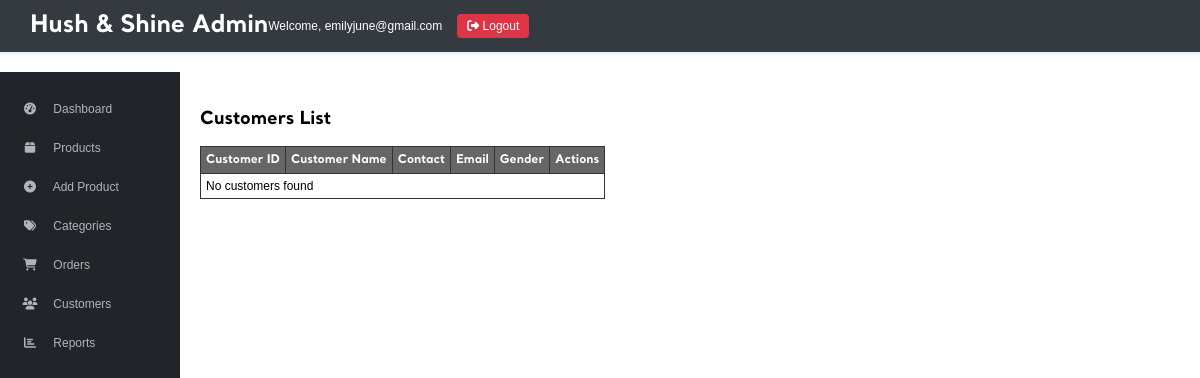
Page /admin/admin_customer.php (signed in) on the earlier database version.
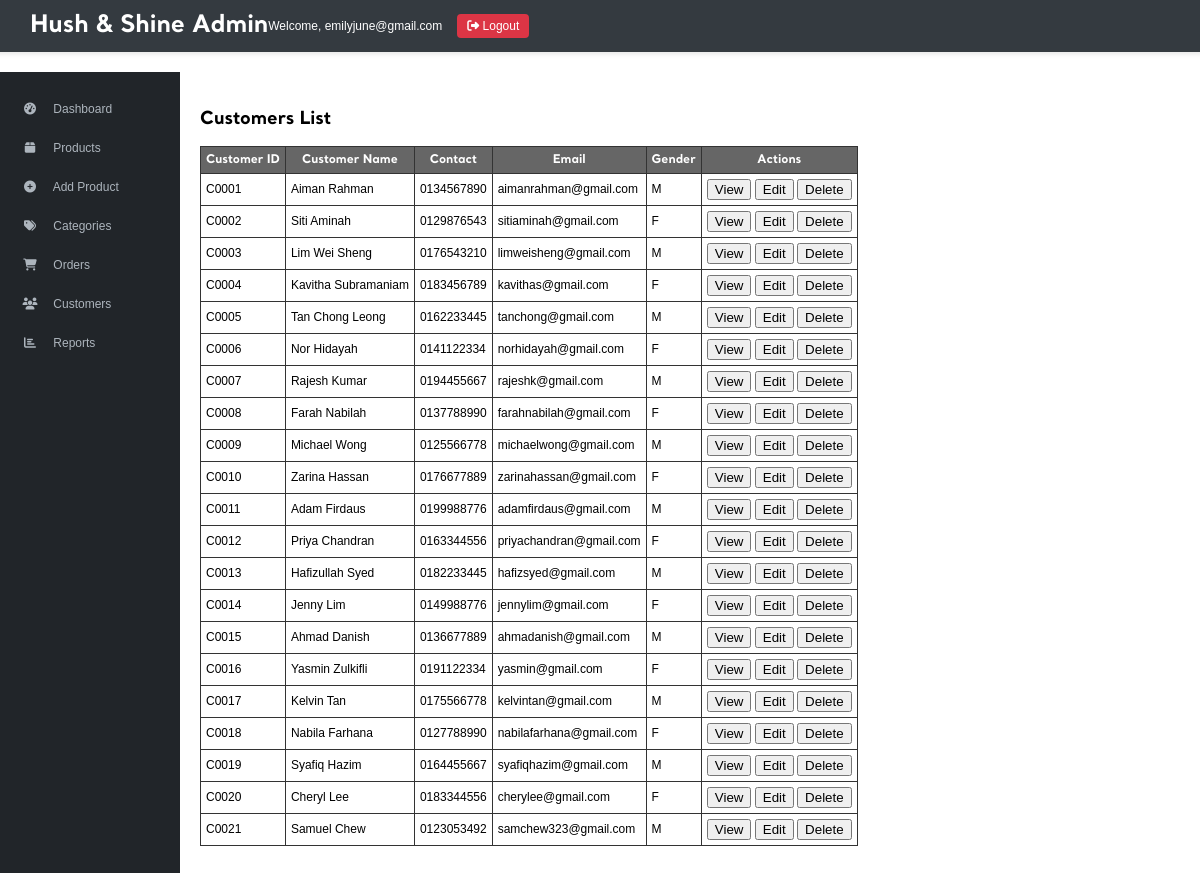
Same page on the later database version.
### tables this page shows
CREATE TABLE `customer` (
  `cust_id` char(5) NOT NULL,
  `cust_name` varchar(50) NOT NULL,
  `cust_contact` varchar(13) NOT NULL,
  `cust_email` varchar(50) NOT NULL,
  `cust_gender` char(1) NOT NULL,
  `cust_password` varchar(100) NOT NULL
);

### admin/admin_customer.php (the view, shortened to what this page needs)
<?php
require_once '../_base.php';
include '../_head.php';
?>
    <div class="admin-container">
        <main class="admin-main">
            <?php
                try {
                    $stmt = $_db->query("SELECT cust_id, cust_name, cust_contact, cust_email, cust_gender
                                        FROM customer
                                        ORDER BY cust_id ASC");
                    $customers = $stmt->fetchAll(PDO::FETCH_ASSOC);
                } catch (PDOException $e) {
                    echo "Database error: " . $e->getMessage();
                    exit;
                }
                ?>
                <h2>Customers List</h2>
                <table class="table">
                    <thead>
                        <tr>
                            <th>Customer ID</th>
                            <th>Customer Name</th>
                            <th>Contact</th>
                            <th>Email</th>
                            <th>Gender</th>
                            <th>Actions</th>
                        </tr>
                    </thead>
                    <tbody>
                        <?php if (count($customers) > 0): ?>
                            <?php foreach ($customers as $customer): ?>
                                <tr>
                                    <td><?= htmlspecialchars($customer['cust_id']) ?></td>
                                    <td><?= htmlspecialchars($customer['cust_name']) ?></td>
                                    <td><?= htmlspecialchars($customer['cust_contact']) ?></td>
                                    <td><?= htmlspecialchars($customer['cust_email']) ?></td>
                                    <td><?= htmlspecialchars($customer['cust_gender']) ?></td>
                                    <td class="actions">
                                        <button data-get="view_customer.php?id=<?= $customer['cust_id'] ?>" class="btn btn-sm">View</button>
                                        <button data-get="edit_category.php?id=<?= $category['cat_id'] ?>" class="btn btn-sm btn-secondary">Edit</button>
                                        <button data-get="delete_category.php?id=<?= $category['cat_id'] ?>" class="btn btn-sm btn-danger" onclick="return confirm('Are you sure you want to delete this category?')">Delete</button>
                                    </td>
                                </tr>
                            <?php endforeach; ?>
                        <?php else: ?>
                            <tr>
                                <td colspan="6">No customers found</td>
                            </tr>
                        <?php endif; ?>
                    </tbody>
                </table>
        </main>
    </div>

### _head.php (shortened to what this page needs)
<!DOCTYPE html>
<html lang="en">
<head>
    <link rel="stylesheet" href="/css/app.css">
    <link href="https://unpkg.com/aos@2.3.1/dist/aos.css" rel="stylesheet">
</head>
<body>
    <?php if ($_SESSION['user'] == "admin"): ?>
        <header class="admin-header">
            <div class="admin-nav">
                <div class="admin-logo">
                    <h1>Hush & Shine Admin</h1>
                </div>
                <div class="admin-user">
                    <?php if (isset($_SESSION['admin_email'])): ?>
                        <span>Welcome, <?= htmlspecialchars($_SESSION['admin_email']) ?></span>
                        <a href="/page/logout.php" class="logout-btn"><i class="fas fa-sign-out-alt"></i> Logout</a>
                    <?php endif; ?>
                </div>
            </div>
        </header>
        <div class="admin-container">
            <nav class="admin-sidebar">
                <ul>
                    <li><a href="/admin/admin_menu.php"><i class="fas fa-tachometer-alt"></i> Dashboard</a></li>
                    <li><a href="/admin/admin_products.php"><i class="fas fa-box"></i> Products</a></li>
                    <li><a href="/admin/add_product.php"><i class="fas fa-plus-circle"></i> Add Product</a></li>
                    <li><a href="/admin/admin_category.php"><i class="fas fa-tags"></i> Categories</a></li>
                    <li><a href="/admin/admin_orders.php"><i class="fas fa-shopping-cart"></i> Orders</a></li>
                    <li><a href="/admin/admin_customer.php"><i class="fas fa-users"></i> Customers</a></li>
                    <li><a href="/admin/admin_reports.php"><i class="fas fa-chart-bar"></i> Reports</a></li>
                </ul>
            </nav>
    <?php endif; ?>
    <main>

### css/app.css (style rules this page uses)
body { font-family: 'Santral', sans-serif; font-size: 12px; margin: 0; height: 100%; display: flex; flex-direction: column; justify-content: center; align-items: center; }
html { scroll-behavior: smooth; }
.admin-header { background-color: #343a40; color: white; padding: 10px 20px; box-shadow: 0 2px 5px rgba(0,0,0,0.1); width: 100%; }
.admin-nav { display: flex; padding-left: 30px; padding-right: 20px; justify-content: space-between; align-items: center; }
.admin-logo h1 { margin: 0; font-size: 24px; }
.admin-user { display: flex; align-items: center; gap: 15px; }
.logout-btn { color: #fff; text-decoration: none; padding: 5px 10px; border-radius: 4px; background-color: #dc3545; transition: background-color 0.2s; }
.admin-container { display: flex; width: 100%; min-height: calc(100vh - 140px); }
.admin-sidebar { width: 15%; height: 100vh; background-color: #212529; color: white; padding: 20px 0; }
.admin-sidebar ul { list-style: none; padding: 0; margin: 0; }
.admin-sidebar li { margin-bottom: 5px; }
.admin-sidebar a { display: block; padding: 10px 20px; color: #adb5bd; text-decoration: none; transition: 0.3s; }
.admin-sidebar i { margin-right: 10px; width: 20px; text-align: center; }
.admin-main { flex: 1; padding: 20px; overflow-y: auto; }
.table { border-collapse: collapse; }
.table th, .table td { border: 1px solid #333; padding: 5px; }
.table th { color: #fff; background: #666; }
.admin-header { display: flex; justify-content: space-between; align-items: center; margin-bottom: 20px; }

Differences in the rows shown:
added customer: cust_id "C0001", cust_name "Aiman Rahman", cust_contact "0134567890", cust_email "aimanrahman@gmail.com", cust_gender "M"
added customer: cust_id "C0002", cust_name "Siti Aminah", cust_contact "0129876543", cust_email "sitiaminah@gmail.com", cust_gender "F"
added customer: cust_id "C0003", cust_name "Lim Wei Sheng", cust_contact "0176543210", cust_email "limweisheng@gmail.com", cust_gender "M"
added customer: cust_id "C0004", cust_name "Kavitha Subramaniam", cust_contact "0183456789", cust_email "kavithas@gmail.com", cust_gender "F"
added customer: cust_id "C0005", cust_name "Tan Chong Leong", cust_contact "0162233445", cust_email "tanchong@gmail.com", cust_gender "M"
added customer: cust_id "C0006", cust_name "Nor Hidayah", cust_contact "0141122334", cust_email "norhidayah@gmail.com", cust_gender "F"
added customer: cust_id "C0007", cust_name "Rajesh Kumar", cust_contact "0194455667", cust_email "rajeshk@gmail.com", cust_gender "M"
added customer: cust_id "C0008", cust_name "Farah Nabilah", cust_contact "0137788990", cust_email "farahnabilah@gmail.com", cust_gender "F"
added customer: cust_id "C0009", cust_name "Michael Wong", cust_contact "0125566778", cust_email "michaelwong@gmail.com", cust_gender "M"
added customer: cust_id "C0010", cust_name "Zarina Hassan", cust_contact "0176677889", cust_email "zarinahassan@gmail.com", cust_gender "F"
added customer: cust_id "C0011", cust_name "Adam Firdaus", cust_contact "0199988776", cust_email "adamfirdaus@gmail.com", cust_gender "M"
added customer: cust_id "C0012", cust_name "Priya Chandran", cust_contact "0163344556", cust_email "priyachandran@gmail.com", cust_gender "F"
added customer: cust_id "C0013", cust_name "Hafizullah Syed", cust_contact "0182233445", cust_email "hafizsyed@gmail.com", cust_gender "M"
added customer: cust_id "C0014", cust_name "Jenny Lim", cust_contact "0149988776", cust_email "jennylim@gmail.com", cust_gender "F"
added customer: cust_id "C0015", cust_name "Ahmad Danish", cust_contact "0136677889", cust_email "ahmadanish@gmail.com", cust_gender "M"
added customer: cust_id "C0016", cust_name "Yasmin Zulkifli", cust_contact "0191122334", cust_email "yasmin@gmail.com", cust_gender "F"
added customer: cust_id "C0017", cust_name "Kelvin Tan", cust_contact "0175566778", cust_email "kelvintan@gmail.com", cust_gender "M"
added customer: cust_id "C0018", cust_name "Nabila Farhana", cust_contact "0127788990", cust_email "nabilafarhana@gmail.com", cust_gender "F"
added customer: cust_id "C0019", cust_name "Syafiq Hazim", cust_contact "0164455667", cust_email "syafiqhazim@gmail.com", cust_gender "M"
added customer: cust_id "C0020", cust_name "Cheryl Lee", cust_contact "0183344556", cust_email "cherylee@gmail.com", cust_gender "F"
added customer: cust_id "C0021", cust_name "Samuel Chew", cust_contact "0123053492", cust_email "samchew323@gmail.com", cust_gender "M"
Other differences:
text no longer shown: "No customers found"
